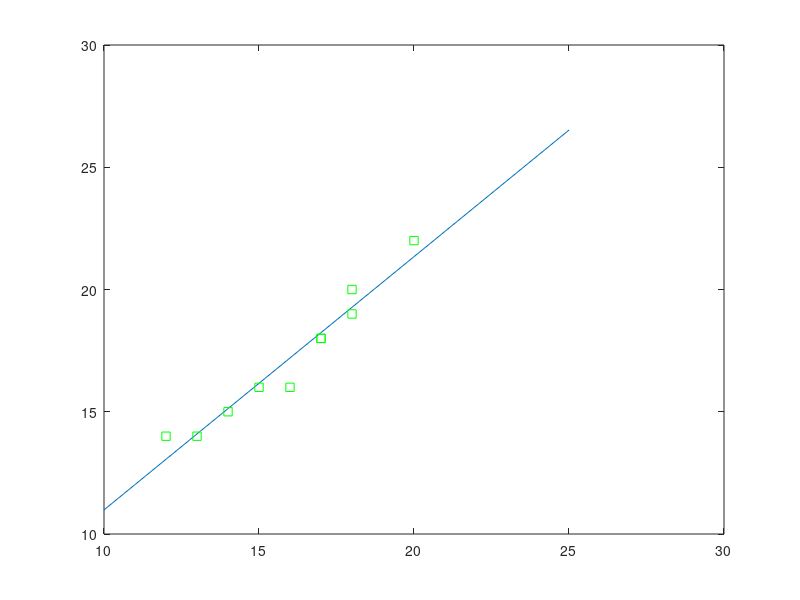

The MATLAB source for this figure:
clc;
clear;
%% Data

X=[15 13 17 14 18 12 20 16 18 17];
Y=[16 14 18 15 19 14 22 16 20 18];
n=length(X);

%% Regression
sumY=0;
sumX=0;
sumXY=0;
sumX2=0;
sumY2=0;

% Computation of the sum of the samples values
for i=1:n
    sumY=sumY+Y(i);
    sumX=sumX+X(i);
    sumXY=sumXY+X(i)*Y(i);
    sumX2=sumX2+X(i)^2;
    sumY2=sumY2+Y(i)^2;
end

%Coefficients of our regression straight line
a=(sumY*sumX2-sumX*sumXY)/(n*sumX2-sumX^2);
b=(n*sumXY-sumX*sumY)/(n*sumX2-sumX^2);

c=(sumX*sumY2-sumY*sumXY)/(n*sumY2-sumY^2);
d=(n*sumXY-sumX*sumY)/(n*sumY2-sumY^2);

r=(b*d)^0.5;

fprintf("Regrssion line: y = %d X + %d ", b, a);
%% Plotting
x=10:25;
plot(x, b*x+a);
hold on;
for i=1:n
    plot(X(i), Y(i), '--gs');
    hold on;
end
hold off;
